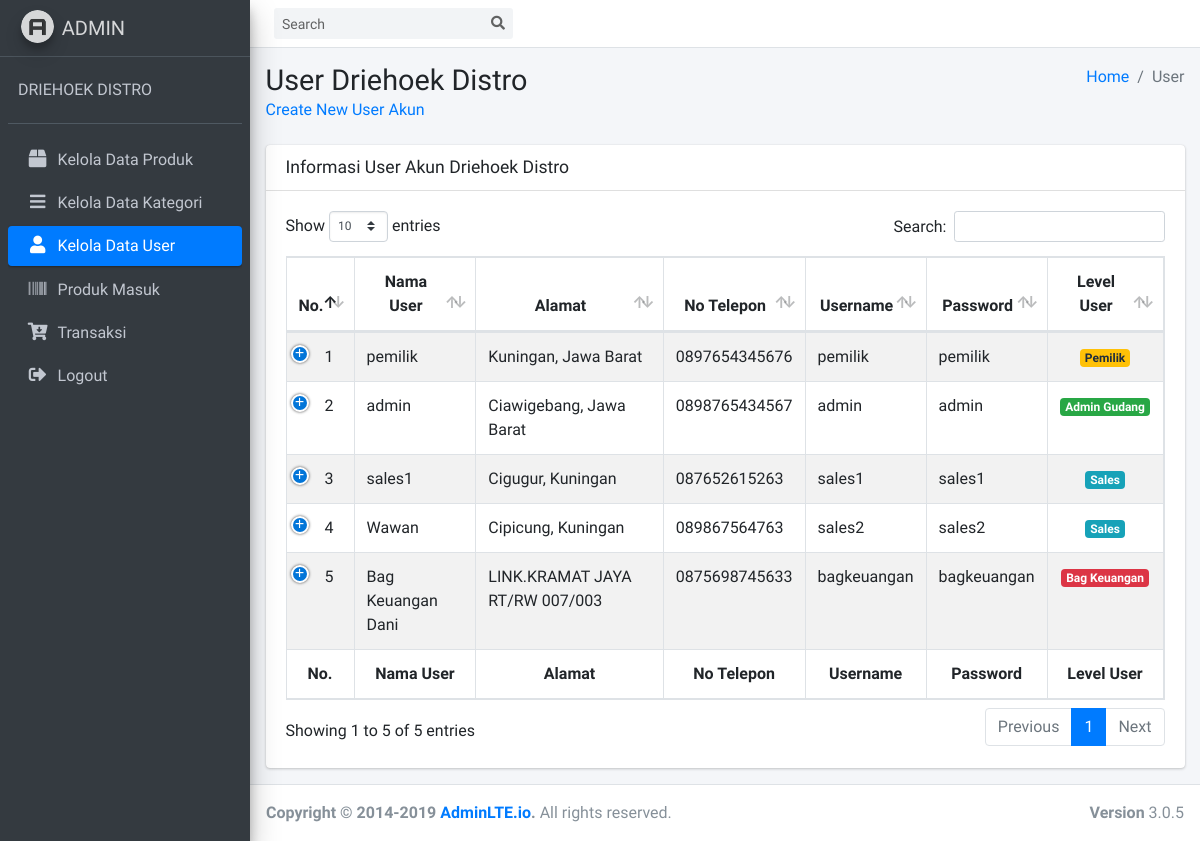
The page /Admin/cUser (signed in) on the database its author committed.
### tables this page shows
CREATE TABLE `user` (
  `id_user` int(11) NOT NULL,
  `nama_user` varchar(125) NOT NULL,
  `alamat` text NOT NULL,
  `no_hp` varchar(15) NOT NULL,
  `username` varchar(125) NOT NULL,
  `password` varchar(125) NOT NULL,
  `level_user` int(11) NOT NULL
);

### application/controllers/Admin/cUser.php (called while the page is built, shortened)
<?php
class cUser extends CI_Controller
{
    public function __construct()
    {
        $this->load->model('mUser');
    }
    public function index()
    {
        $data = array(
            'user' => $this->mUser->select()
        );
        $this->load->view('AdminGudang/Layout/head');
        $this->load->view('AdminGudang/Layout/sidebar');
        $this->load->view('AdminGudang/User/vUser', $data);
        $this->load->view('AdminGudang/Layout/footer');
    }
}

### index.php (called while the page is built, shortened)
<?php
require_once BASEPATH.'core/CodeIgniter.php';

### application/models/mUser.php (called while the page is built, shortened)
<?php
class mUser extends CI_Model
{
    public function select()
    {
        $this->db->select('*');
        $this->db->from('user');
        return $this->db->get()->result();
    }
}

### application/views/AdminGudang/User/vUser.php (the view, shortened to what this page needs)
<div class="content-wrapper">
    <section class="content-header">
        <div class="container-fluid">
            <div class="row mb-2">
                <div class="col-sm-6">
                    <h1>User Driehoek Distro</h1>
                    <a href="<?= base_url('Admin/cUser/create') ?>">Create New User Akun</a>
                </div>
                <div class="col-sm-6">
                    <ol class="breadcrumb float-sm-right">
                        <li class="breadcrumb-item"><a href="#">Home</a></li>
                        <li class="breadcrumb-item active">User</li>
                    </ol>
                </div>
            </div>
        </div>
    </section>
    <section class="content">
        <div class="container-fluid">
            <div class="row">
                <div class="col-12">
                    <div class="card">
                        <div class="card-header">
                            <h3 class="card-title">Informasi User Akun Driehoek Distro</h3>
                        </div>
                        <div class="card-body">
                            <table id="example1" class="table table-bordered table-striped">
                                <thead>
                                    <tr>
                                        <th class="text-center">No.</th>
                                        <th class="text-center">Nama User</th>
                                        <th class="text-center">Alamat</th>
                                        <th class="text-center">No Telepon</th>
                                        <th class="text-center">Username</th>
                                        <th class="text-center">Password</th>
                                        <th class="text-center">Level User</th>
                                    </tr>
                                </thead>
                                <tbody>
                                    <?php
                                    $no = 1;
                                    foreach ($user as $key => $value) {
                                    ?>
                                        <tr>
                                            <td class="text-center"><?= $no++ ?></td>
                                            <td><?= $value->nama_user ?></td>
                                            <td><?= $value->alamat ?></td>
                                            <td><?= $value->no_hp ?></td>
                                            <td><?= $value->username ?></td>
                                            <td><?= $value->password ?></td>
                                            <td class="text-center">
                                                <?php
                                                if ($value->level_user == '1') {
                                                    echo '<span class="badge badge-warning">Pemilik</span>';
                                                } else if ($value->level_user == '2') {
                                                    echo '<span class="badge badge-success">Admin Gudang</span>';
                                                } else if ($value->level_user == '3') {
                                                    echo '<span class="badge badge-info">Sales</span>';
                                                } else if ($value->level_user == '4') {
                                                    echo '<span class="badge badge-danger">Bag Keuangan</span>';
                                                }
                                                ?>
                                            </td>
                                        </tr>
                                    <?php
                                    }
                                    ?>
                                </tbody>
                                <tfoot>
                                    <tr>
                                        <th class="text-center">No.</th>
                                        <th class="text-center">Nama User</th>
                                        <th class="text-center">Alamat</th>
                                        <th class="text-center">No Telepon</th>
                                        <th class="text-center">Username</th>
                                        <th class="text-center">Password</th>
                                        <th class="text-center">Level User</th>
                                    </tr>
                                </tfoot>
                            </table>
                        </div>
                    </div>
                </div>
            </div>
        </div>
    </section>
</div>

### rows shown on the page
user: nama_user "pemilik", alamat "Kuningan, Jawa Barat", no_hp "0897654345676", username "pemilik", password "pemilik", level_user "Pemilik"
user: nama_user "admin", alamat "Ciawigebang, Jawa Barat", no_hp "0898765434567", username "admin", password "admin", level_user "Admin Gudang"
user: nama_user "sales1", alamat "Cigugur, Kuningan", no_hp "087652615263", username "sales1", password "sales1", level_user "Sales"
user: nama_user "Wawan", alamat "Cipicung, Kuningan", no_hp "089867564763", username "sales2", password "sales2", level_user "Sales"
user: nama_user "Bag Keuangan Dani", alamat "LINK.KRAMAT JAYA RT/RW 007/003", no_hp "0875698745633", username "bagkeuangan", password "bagkeuangan", level_user "Bag Keuangan"
